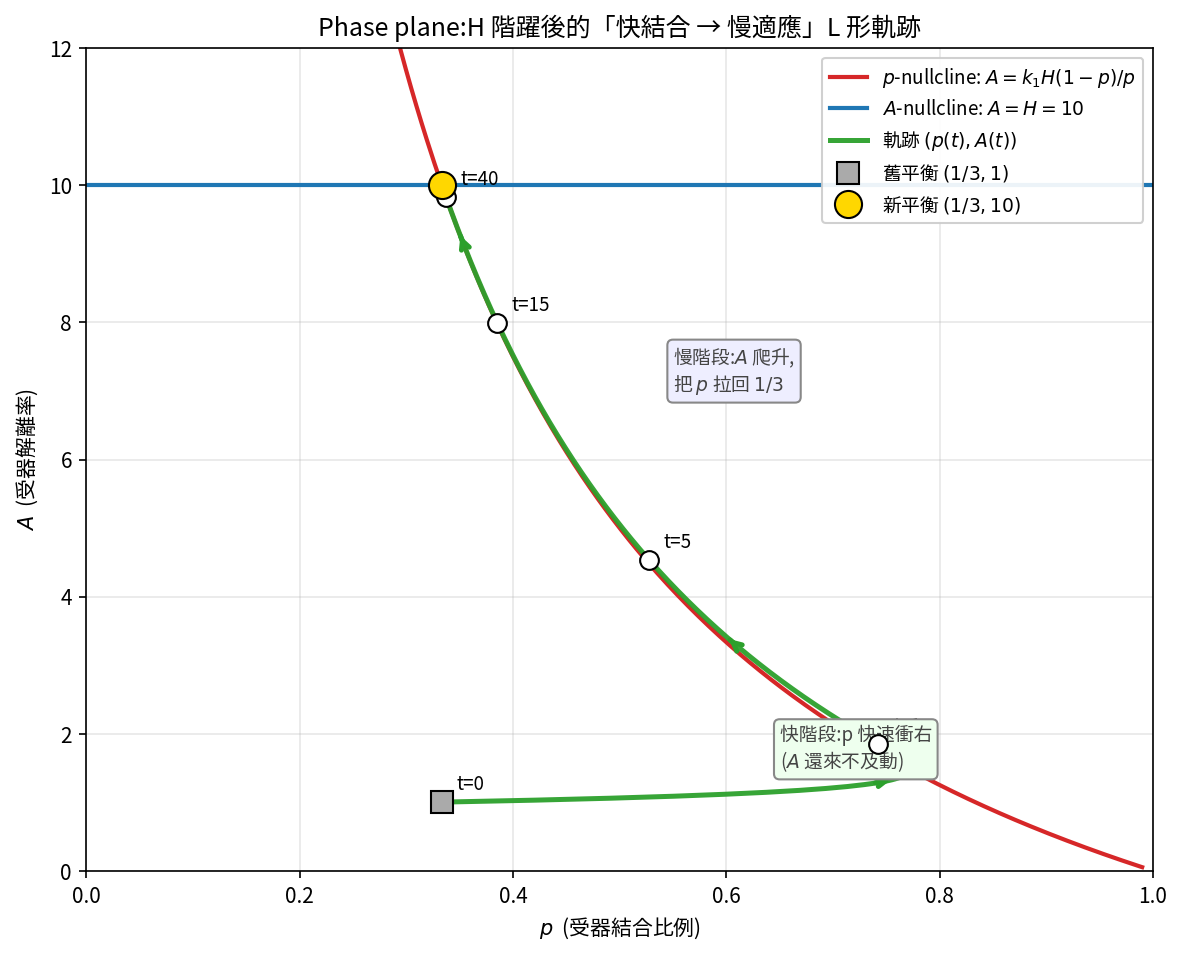

Write Python code to recreate this figure.
"""Phase-plane trajectory of (p, A) after the step H: 1 → 10.

Model:
    dp/dt = k1 H (1 − p) − A p
    dA/dt = e (H − A)
with k1 = 0.5, e = 0.1, H = 10 after the step.

Trajectory starts at the old equilibrium (1/3, 1) and ends at the new
equilibrium (1/3, 10).  Because e ≪ k1·H, the trajectory has a clear
"L" shape: nearly horizontal first (fast spike in p), then almost
vertical (slow climb of A while p drifts back to 1/3).

We overlay:
  - the p-nullcline (dp/dt = 0): A = k1 H (1−p)/p
  - the A-nullcline (dA/dt = 0): A = H = 10  (a horizontal line)
  - the equilibrium intersection at (1/3, 10)
  - markers at t = 0, t = 1, t = 5, t = 20 to make the speed change explicit

Output: fig2_phase_plane.png next to this file.
"""
from pathlib import Path
import matplotlib.pyplot as plt
import numpy as np
from matplotlib import font_manager
from scipy.integrate import solve_ivp

OUTDIR = Path(__file__).parent
plt.rcParams["axes.unicode_minus"] = False

cjk_candidates = ["Noto Sans CJK TC", "Noto Sans CJK SC", "Noto Sans CJK JP"]
available = {f.name for f in font_manager.fontManager.ttflist}
cjk_font = next((c for c in cjk_candidates if c in available), None)
if cjk_font:
    plt.rcParams["font.family"] = cjk_font


K1 = 0.5
E = 0.1
H_NEW = 10.0


def rhs(_t, y):
    p, A = y
    return [K1 * H_NEW * (1 - p) - A * p,
            E * (H_NEW - A)]


t_end = 80.0
sol = solve_ivp(rhs, (0, t_end), [1/3, 1.0],
                t_eval=np.linspace(0, t_end, 5000),
                rtol=1e-10, atol=1e-13, max_step=0.02)

p_traj = sol.y[0]
A_traj = sol.y[1]

fig, ax = plt.subplots(figsize=(8.0, 6.5))

# Nullclines -----------------------------------------------------------------
p_grid = np.linspace(0.02, 0.99, 400)
p_nullcline_A = K1 * H_NEW * (1 - p_grid) / p_grid  # dp/dt=0
ax.plot(p_grid, p_nullcline_A, lw=2.0, color="#d62728",
        label=r"$p$-nullcline: $A = k_1 H (1-p)/p$")
ax.axhline(H_NEW, lw=2.0, color="#1f77b4",
           label=fr"$A$-nullcline: $A = H = {H_NEW:.0f}$")

# Trajectory
ax.plot(p_traj, A_traj, lw=2.4, color="#2ca02c", alpha=0.95,
        label="軌跡 $(p(t), A(t))$")

# Time markers
mark_times = [0.0, 1.0, 5.0, 15.0, 40.0]
for tmk in mark_times:
    idx = np.argmin(np.abs(sol.t - tmk))
    ax.plot(p_traj[idx], A_traj[idx], "o", ms=9,
            mec="black", mfc="white", zorder=5)
    ax.annotate(f"t={tmk:g}", (p_traj[idx], A_traj[idx]),
                xytext=(7, 6), textcoords="offset points",
                fontsize=9, color="black")

# Equilibria
ax.plot(1/3, 1, "s", ms=11, mec="black", mfc="#aaa", zorder=6,
        label=r"舊平衡 $(1/3, 1)$")
ax.plot(1/3, H_NEW, "o", ms=13, mec="black", mfc="gold", zorder=6,
        label=r"新平衡 $(1/3, 10)$")

# Arrows along trajectory to show time direction
for tmk in [0.3, 3.0, 25.0]:
    idx = np.argmin(np.abs(sol.t - tmk))
    if idx < len(sol.t) - 5:
        dp = p_traj[idx + 5] - p_traj[idx]
        dA = A_traj[idx + 5] - A_traj[idx]
        ax.annotate("", xy=(p_traj[idx] + dp, A_traj[idx] + dA),
                    xytext=(p_traj[idx], A_traj[idx]),
                    arrowprops=dict(arrowstyle="->", lw=2.4, color="#2ca02c"))

ax.set_xlabel(r"$p$  (受器結合比例)")
ax.set_ylabel(r"$A$  (受器解離率)")
ax.set_xlim(0, 1)
ax.set_ylim(0, 12)
ax.grid(True, alpha=0.3)
ax.legend(loc="upper right", fontsize=9, framealpha=0.92)
ax.set_title("Phase plane:H 階躍後的「快結合 → 慢適應」L 形軌跡")

# Phase highlights
ax.annotate("快階段:p 快速衝右\n($A$ 還來不及動)",
            xy=(0.65, 1.5), fontsize=9, color="#444",
            bbox=dict(boxstyle="round,pad=0.3", fc="#efe", ec="#888"))
ax.annotate("慢階段:$A$ 爬升,\n把 $p$ 拉回 $1/3$",
            xy=(0.55, 7.0), fontsize=9, color="#444",
            bbox=dict(boxstyle="round,pad=0.3", fc="#eef", ec="#888"))

fig.tight_layout()
fig.savefig(OUTDIR / "fig2_phase_plane.png", dpi=150, bbox_inches="tight")
print(f"Wrote {OUTDIR / 'fig2_phase_plane.png'}")
